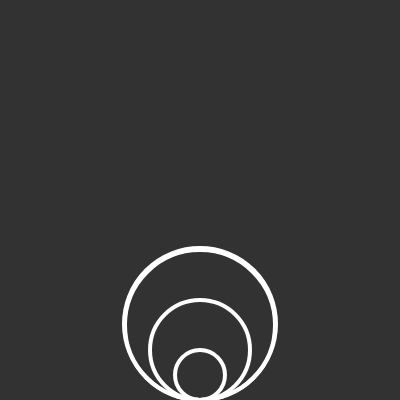
Frame 1 (no input)
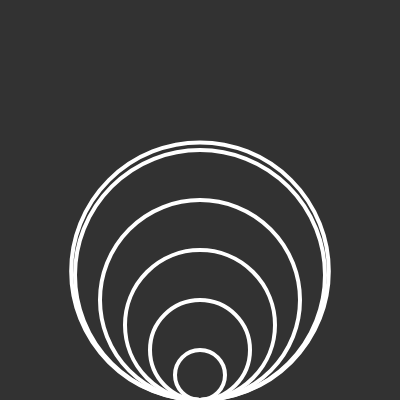
Frame 60 (no input)
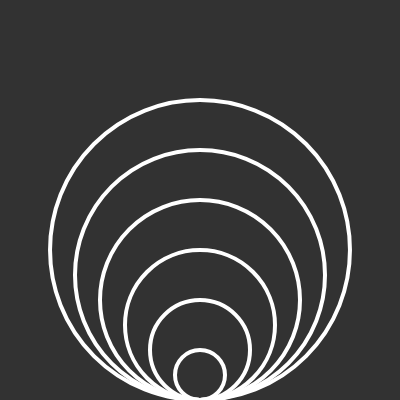
Frame 120 (the mouse pressed at the canvas centre since frame 60)

The p5.js sketch that drew these frames (run headless with seeded random() and noise() and a simulated clock; from frame 60 on, the mouse is pressed at the canvas centre):

// p5.js sketch
// ── sketch.js
var targetSizes = [50, 100, 150, 200, 250, 300]
var time = 0

function setup() {
  // put setup code here
  createCanvas(400, 400);
}

function draw() {
  // put drawing code here
  scale = (sin(frameCount/75)+1)/2;
  background(50);
  noFill();
  stroke(255);
  strokeWeight(4);
  ellipse(window.width/2, window.height - scale*targetSizes[targetSizes.length-1]/2, scale*targetSizes[targetSizes.length-1], scale*targetSizes[targetSizes.length-1]);
  for (var target = 0; target < targetSizes.length-1; target++){
    if (targetSizes[target] < scale*targetSizes[targetSizes.length-1]){
      ellipse(window.width/2, window.height - targetSizes[target]/2, targetSizes[target], targetSizes[target]);
    }
  }
}
